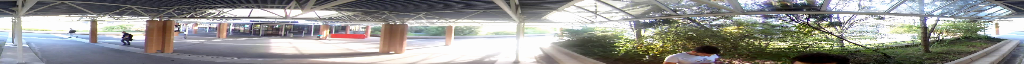
#> input picture final_data_used/training/image_2/image.png, 1024 x 64 px, found by its file name
$ jupyter execute --allow-errors preprocessing.ipynb
#> lines starting #> are read from the running program, lines starting #| are printed output that depends on the picture
[cell 1]
from google.colab import drive
drive.mount('/content/drive')

[cell 2]
cd /content/drive/MyDrive/Bachelor_Proj

[cell 3]
import os
import PIL
import cv2
import numpy as np
import matplotlib.pyplot as plt
plt.rcParams["figure.figsize"] = (20,20)

[cell 4]
def transf(nb_pixels, arr):
  new_arr = np.zeros((arr.shape))
  new_arr[:, nb_pixels:len(arr[0]), :] = arr[:, 0:len(arr[0])-nb_pixels, :]
  new_arr[:,0:nb_pixels,:] = arr[:,len(arr[0])-nb_pixels:len(arr[0]),:]
  return new_arr.astype(int)

[cell 5]
image = cv2.imread('Data_6/training/image_2/image.png') ## image_2 = lower
#> image is the input picture: shape (64, 1024, 3); mean B, G, R 145.4, 148.9, 148.9
print(image.shape)
#| (64, 1024, 3)
print(type(image))
#| <class 'numpy.ndarray'>
print(type(image[0][0][0]))
#| <class 'numpy.uint8'>
plt.imshow(image)

[cell 6]
image_t_2 = cv2.imread('Data_6/training/image_2/image.png')
print(image_t_2.shape)
#| (64, 1024, 3)
## print(image_t[600][550][0])
image_t_2 = transf(2200, image_t_2).astype('uint8')
#> in transf, `new_arr[:, nb_pixels:len(arr[0]), :] = arr[:, 0:len(arr[0])-nb_pixels,..`: new_arr: shape (64, 1024, 3) float64; every value is 0
## print(image_t[600][650][0])
## print(image_t.shape)
image_t_2 = cv2.resize(image_t_2, (1024, 500))
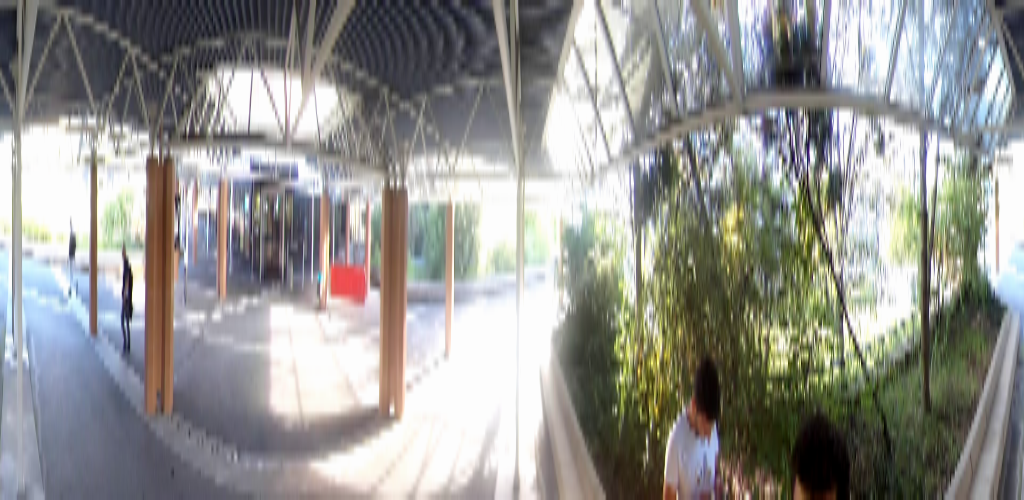
#> image_t_2: shape (500, 1024, 3); mean B, G, R 145.3, 148.8, 148.8
image_t_2 = image_t_2[180:350, :, :]
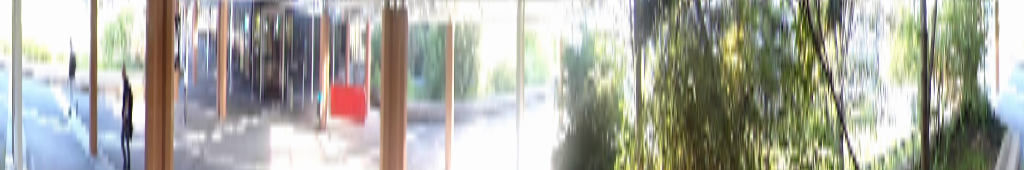
#> image_t_2: shape (170, 1024, 3); mean B, G, R 160.7, 169.9, 169.6
image_t_2 = cv2.resize(image_t_2, (1024, 64))
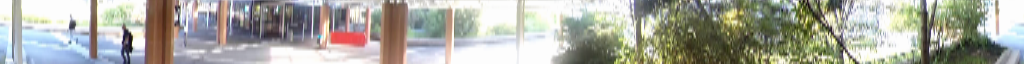
#> image_t_2: shape (64, 1024, 3); mean B, G, R 160.6, 169.9, 169.5
print(image_t_2.shape)
#| (64, 1024, 3)
plt.imshow(image_t_2)

[cell 7]
##cv2.imwrite('Data_To_Use/training/image_3/image.png', image_t)
##cv2.imwrite('Data_To_Use/validation/image_3/image.png', image_t)

[cell 8]
image_l = cv2.imread('Data_6/training/disp_occ_0/image.png')
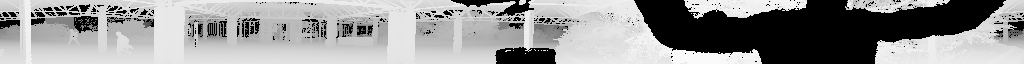
#> input picture final_data_used/training/disp_occ_0/image.png, 1024 x 64 px, found by its file name
#> image_l is the input picture: shape (64, 1024, 3); min 0, max 251, mean 148.5
print(image_l.shape)
#| (64, 1024, 3)
## plt.imshow(image_l[:,:,0], cmap = 'rainbow')
plt.imshow(image_l)

[cell 9]
##cv2.imwrite('Data_To_Use/training/disp_occ_0/image.png', image_l)
##cv2.imwrite('Data_To_Use/validation/disp_occ_0/image.png', image_l)

[cell 10]
arr = image_l*0.5 + image_t_2*0.5
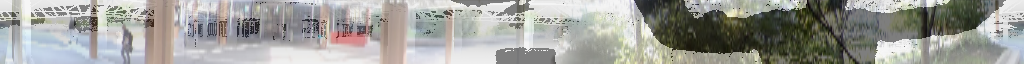
#> arr: shape (64, 1024, 3) float64; mean B, G, R 154.6, 159.2, 159
plt.imshow(arr.astype('uint8'))
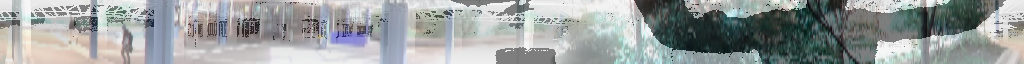
#> shown: shape (64, 1024, 3); mean R, G, B 154.3, 158.9, 158.8
